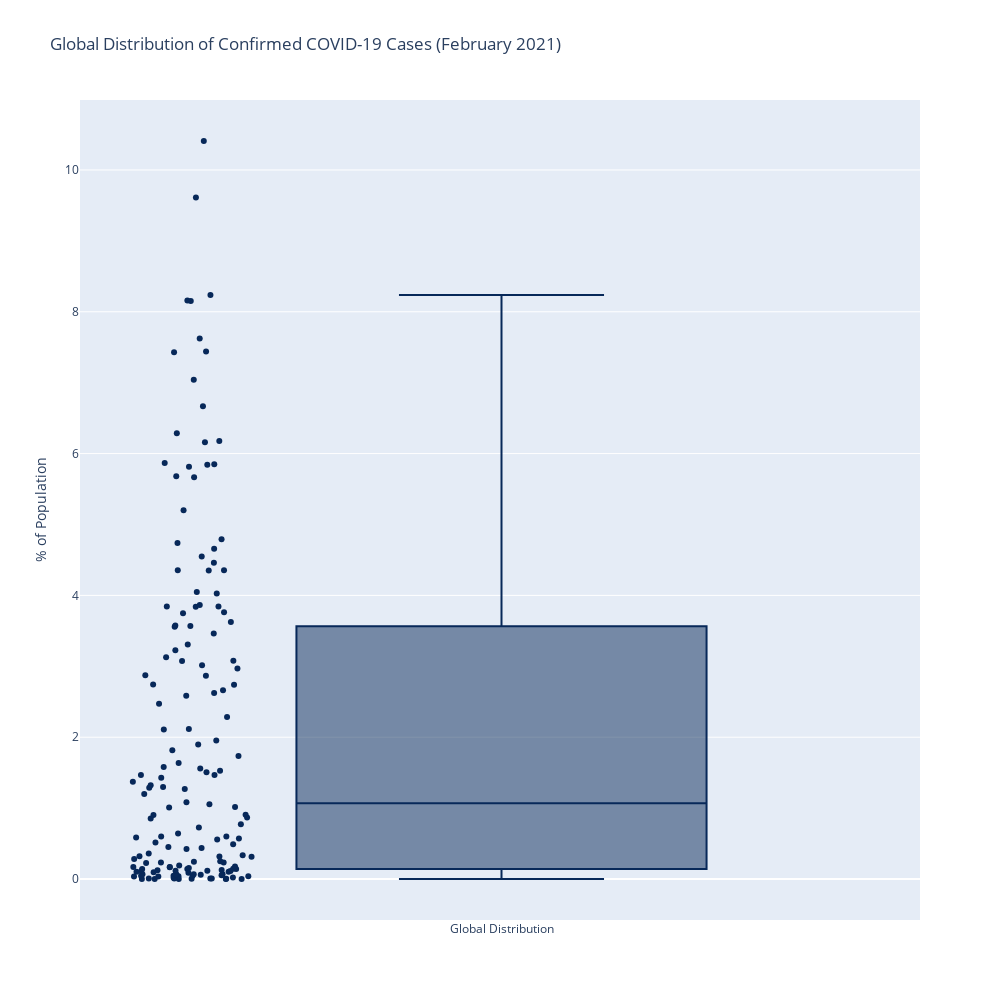

Notebook cell for this chart:
### Code cell
###ANTHONY CODE
##Analysis of Confirmed COVID data
confirmed_fig = go.Figure()

confirmed_fig.add_trace(go.Box(
    y=confirmed, 
    customdata=fat_data["Country"],
    boxpoints='all',
    marker_color='rgb(7,40,89)',
    line_color='rgb(7,40,89)',
    hovertemplate='Country: %{customdata}<br>Confirmed %{y}%<br>',
))

confirmed_fig.update_layout(width=1000, height=1000, 
                  title="Global Distribution of Confirmed COVID-19 Cases (February 2021)", 
                  yaxis_title="% of Population")

confirmed_fig.update_traces(name='Global Distribution')

confirmed_fig.show()
print("""
    This chart shows the distribution of COVID-19 rates for each country with available data.
    There are two outliers in the data: Montenegro with a COVID-19 rate of 10.4% and Czechia with a COVID-19 rate of 9.61%.
    The country with the highest COVID-19 rate is Montenegro with a COVID-19 rate of 10.4%.
    The country with the lowest COVID-19 rate is Vanuatu with a COVID-19 rate of 0.0003%.
    """)

##Normality Test
shapiro_test_stat, shapiro_p_value = stats.shapiro(confirmed)
print(f"Shapiro-Wilk Test - Statistic: {shapiro_test_stat}, p-value: {shapiro_p_value}")

##Summary Stats for COVID
mean_covid = np.mean(confirmed)
median_covid = np.median(confirmed)
mode_covid = stats.mode(confirmed)
range_covid = np.ptp(confirmed)


print(f"Mean: {mean_covid}")
print(f"Median: {median_covid}")
print(f"Range: {range_covid}")


##Calculate the variance and standard deviation for COVID
var_numpy = np.var(confirmed,ddof = 0)
sd_numpy = np.std(confirmed,ddof = 0)

print(f"The variance for COVID-19 rates is {var_numpy}")
print(f"The standard deviation for COVID-19 rates is {sd_numpy}")
print(f"Roughly 68% of the data is between {round(gaverage_confirmed-sd_numpy,3)} and {round(gaverage_confirmed+sd_numpy,3)}")
print(f"Roughly 95% of the data is between {round(gaverage_confirmed-2*sd_numpy,3)} and {round(gaverage_confirmed+2*sd_numpy,3)}")
print(f"Roughly 99.7% of the data is between {round(gaverage_confirmed-3*sd_numpy,3)} and {round(gaverage_confirmed+3*sd_numpy,3)}")

### Figure 1 — Plotly figure (JSON) as saved in the notebook; plotly's stock layout.template omitted (floating-point values rounded to 4 significant figures; data arrays with more than 128 entries replaced by an {"elided": "..."} marker saying what was removed)
{"data": [{"boxpoints": "all", "customdata": {"elided": "156 str values"}, "hovertemplate": "Country: %{customdata}<br>Confirmed %{y}%<br>", "line": {"color": "rgb(7,40,89)"}, "marker": {"color": "rgb(7,40,89)"}, "name": "Global Distribution", "type": "box", "y": {"elided": "156 float values"}}], "layout": {"height": 1000, "title": {"text": "Global Distribution of Confirmed COVID-19 Cases (February 2021)"}, "width": 1000, "xaxis": {"autorange": true, "range": [-0.5036, 0.5], "type": "category"}, "yaxis": {"autorange": true, "range": [-0.5779, 10.99], "title": {"text": "% of Population"}, "type": "linear"}}}
